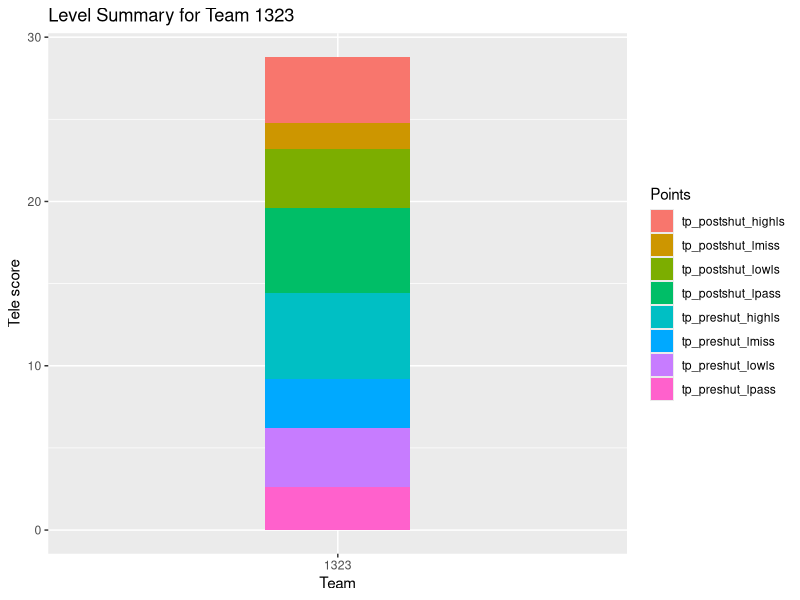

Source code (R):
## ---- chunk 1
#group_by, select/selected, select(forgot something), pivot_longer unfin, check variable names

library(tidyverse)
raw <- read.csv("../shinyapp/data_files/fake_data.csv")

selected = 1323
data <- raw |>
    select(team_number, pre_high_lunites_scored,pre_low_lunites_scored,pre_lunites_missed,pre_lunites_passed,post_high_lunites_scored,post_low_lunites_scored,post_lunites_missed,post_lunites_passed) |>
    filter(team_number == selected) |>
    summarize(
        tp_preshut_highls = mean(pre_high_lunites_scored),
        tp_preshut_lowls = mean(pre_low_lunites_scored),
        tp_preshut_lmiss = mean(pre_lunites_missed),
        tp_preshut_lpass = mean(pre_lunites_passed),
        tp_postshut_highls = mean(post_high_lunites_scored),
        tp_postshut_lowls = mean(post_low_lunites_scored),
        tp_postshut_lmiss = mean(post_lunites_missed),
        tp_postshut_lpass = mean(post_lunites_passed),
    )|>
    pivot_longer(cols=c(tp_preshut_highls, tp_preshut_lowls, tp_preshut_lmiss, tp_preshut_lpass, tp_postshut_highls, tp_postshut_lowls, tp_postshut_lmiss, tp_postshut_lpass), names_to = "type", values_to = "points_score")

data$team_number = selected

ggplot(data, aes(x = factor(team_number), y = points_score, fill = type)) +
       geom_bar(position = "stack", stat = "identity", width = 0.3) +
    labs(title = paste("Level Summary for Team", data$team_number), x = "Team", y = "Tele score", fill = "Points")
       
